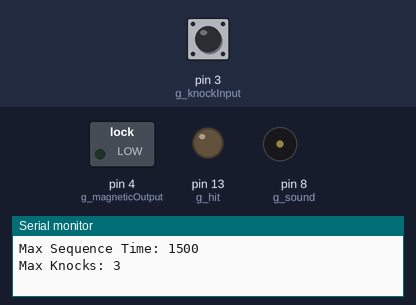
A sketch run on a simulated Arduino Uno, built with avr-gcc and run on an emulated ATmega328P. On the bench: switched loads named in the sketch (green lamp = pin HIGH), output pins drawn as LEDs (lit = HIGH), buzzer (waves = sounding), the last lines printed to the serial monitor. The test bench sets the inputs (shaded band); at power-on: pin 3 (g_knockInput) HIGH.

Above: at 1.2 s.
1.3 s: pin 3 (g_knockInput) pulled LOW for 0.15 s
At 2.0 s:
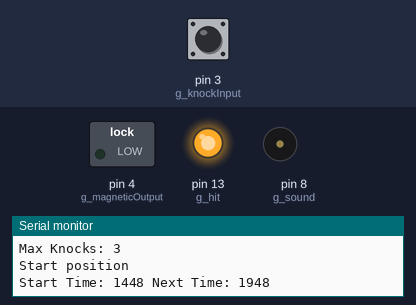
4.4 s: pin 3 (g_knockInput) pulled LOW for 1 s
At 7.9 s:
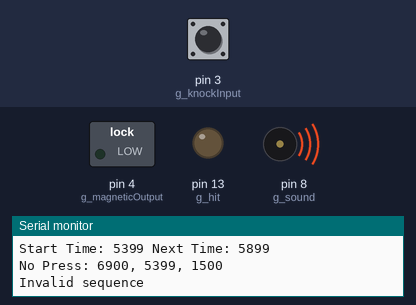
8.4 s: pin 3 (g_knockInput) pulled LOW for 3.2 s
At 12.7 s:
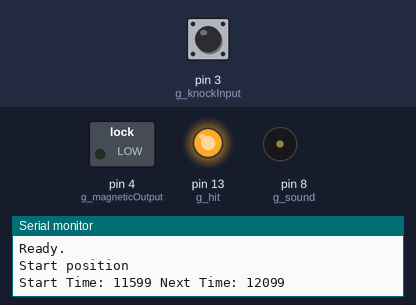
14.6 s: pin 3 (g_knockInput) pulsed LOW 5 times (0.12 s each, 0.3 s apart)
At 16.5 s:
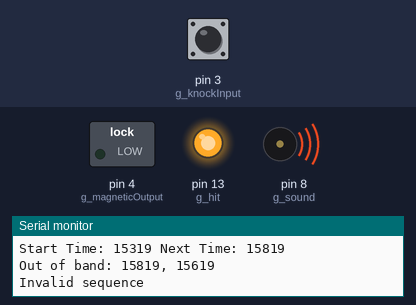
Timing chart, 0 to 19.1 s (numbered marks = the images above; inputs shaded):
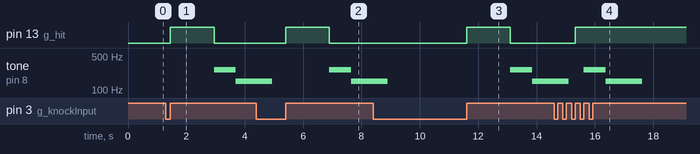

The sketch:

KnockDetector.ino
```cpp
int g_spacing = 250; // 250ms per period
int g_delta = 50; // +- 50 ms
byte g_knockArray[] = { 2, 1, 2}; //, 1, 1, 1 };
byte g_knockPosition = 0; // start at the beginning
byte g_maxKnocks;

unsigned long g_sequenceStartTime = 0;
unsigned long g_nextTime = 0;
unsigned long g_maxSequenceTime = 0;

const byte g_magneticOutput = 4;
const byte g_knockInput = 3;
const byte g_hit = 13;
const byte g_sound = 8;
bool g_sequenceStarted = false;
volatile bool g_buttonPressed = false;

void ButtonPress() {
  g_buttonPressed = true;
}

void setup() {
  pinMode(g_knockInput, INPUT_PULLUP);
  pinMode(g_magneticOutput, OUTPUT);
  pinMode(g_hit, OUTPUT);

  attachInterrupt(digitalPinToInterrupt(g_knockInput), ButtonPress, RISING);

  g_maxKnocks = sizeof(g_knockArray);
  g_maxSequenceTime = 0;

  // max time for a sequence to be detected
  for (byte index = 0; index < g_maxKnocks; index++) {
    g_maxSequenceTime += g_knockArray[index] * g_spacing;
  }
  g_maxSequenceTime += g_spacing; // pad a little for slop

  Serial.begin(115200);

  Serial.print("Max Sequence Time: ");
  Serial.println(g_maxSequenceTime);
  Serial.print("Max Knocks: ");
  Serial.println(g_maxKnocks);
}

void InvalidSequence()
{
  g_knockPosition = 0;

  Serial.println("Invalid sequence");

  tone(g_sound, 261);
  delay(750);
  tone(g_sound, 151);
  delay(1250);

  noTone(g_sound);

  g_buttonPressed = false; // effectively ignore anything while making sound

  Serial.println("Ready.");
}

void loop() {
  unsigned long currentTime = millis();

  if (g_buttonPressed == true) {
    // first time in, we need to start timing
    if (g_knockPosition == 0) {
      Serial.println("Start position");
      g_sequenceStarted = true;
      g_sequenceStartTime = currentTime;
      g_nextTime = (g_knockArray[g_knockPosition] * g_spacing) + currentTime; // we we expect to be
      digitalWrite(g_hit, HIGH);
      Serial.print("Start Time: ");
      Serial.print(g_sequenceStartTime);
      Serial.print(" Next Time: ");
      Serial.println(g_nextTime);
      g_knockPosition++;
    } else if ((g_nextTime >= currentTime - g_delta) && (g_nextTime <= currentTime + g_delta)) {
      Serial.println("Match time");
      g_knockPosition++;
      if (g_knockPosition == g_maxKnocks) {
        Serial.println("Door open!!!!!!!!!!!!!!!");
        g_sequenceStarted = false;
        digitalWrite(g_magneticOutput, HIGH);
        // reset?
      } else {
        Serial.print("Next time: ");
        g_nextTime = (g_knockArray[g_knockPosition] * g_spacing) + currentTime;
        Serial.println(g_nextTime);
      }
    } else if (g_sequenceStarted == true) {
      Serial.print("Out of band: ");
      Serial.print(g_nextTime);
      Serial.print(", ");
      Serial.println(currentTime);
      InvalidSequence();
    }
    g_buttonPressed = false; // reset
  } else if ((g_knockPosition > 0) && (currentTime > g_sequenceStartTime + g_maxSequenceTime) && (g_sequenceStarted == true)) {
    Serial.print("No Press: ");
    Serial.print(currentTime);
    Serial.print(", ");
    Serial.print(g_sequenceStartTime);
    Serial.print(", ");
    Serial.println(g_maxSequenceTime);
    digitalWrite(g_hit, LOW);
    InvalidSequence();
  }
}
```

Measured:
- after the input at 1.3 s, pin 13 (g_hit): LOW → HIGH after 0.15 s, → LOW 1.5 s later; tone on pin 8 (g_sound): silent → 261 Hz after 1.7 s, → 151 Hz 0.75 s later
- after the input at 4.4 s, pin 13 (g_hit): LOW → HIGH after 1.0 s, → LOW 1.5 s later
- after the input at 8.4 s, pin 13 (g_hit): LOW → HIGH after 3.2 s, → LOW 1.5 s later
- after the input at 14.6 s, pin 13 (g_hit): LOW → HIGH after 0.72 s
